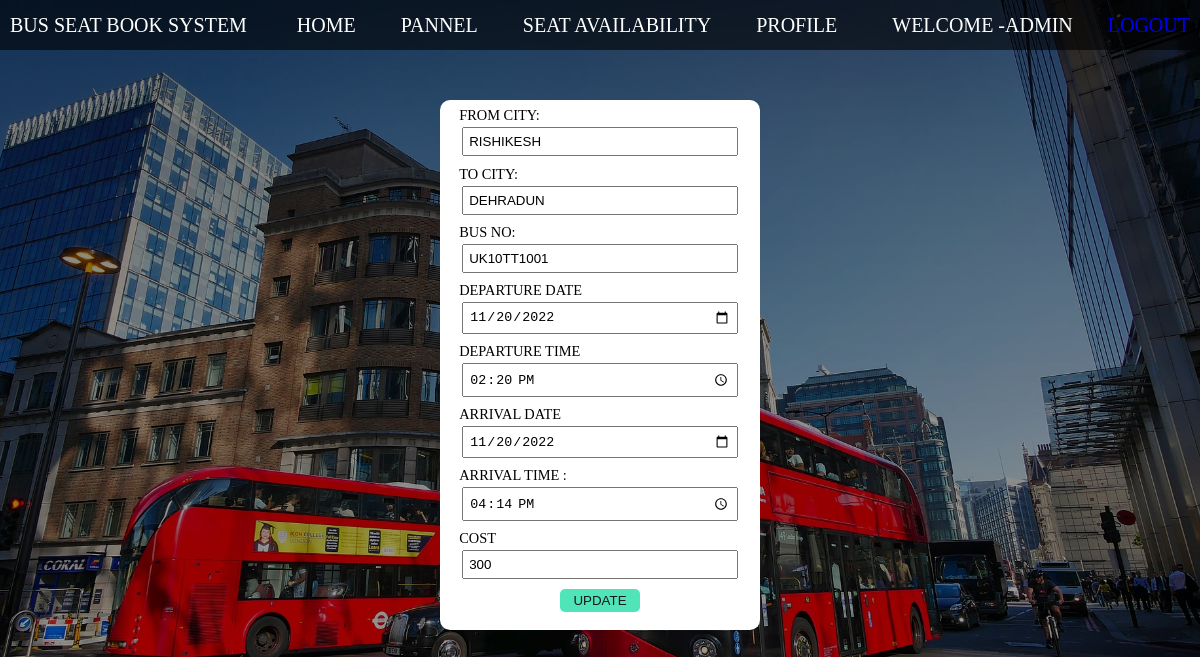
The app's page /update.php?id=37 (signed in) with its own data.
### tables this page shows
CREATE TABLE `routes` (
  `id` int(100) NOT NULL,
  `route_id` varchar(255) NOT NULL,
  `bus_no` varchar(155) NOT NULL,
  `fromcity` varchar(255) NOT NULL,
  `tocity` varchar(255) NOT NULL,
  `route_cities` varchar(255) NOT NULL,
  `route_dep_date` date NOT NULL,
  `route_dep_time` time NOT NULL,
  `route_arr_date` date NOT NULL,
  `route_arr_time` time NOT NULL,
  `cost` int(100) NOT NULL,
  `route_created` datetime NOT NULL DEFAULT current_timestamp()
);

### update.php (the view, shortened to what this page needs)
<?php
if (strlen($_SESSION['Adminname']) == 0) {
  header("location:admin.php");
} else {
?>
  <!DOCTYPE html>
  <html lang="en">
  <head>
    <link rel="stylesheet" href="./css/style.css">
  </head>
  <body>
    <?php require  "partials/_navbaradmin.php"; ?>
    <section class="container">
      <div class="update-box">
        <?php
        $id = $_GET['id'];
        $query = "SELECT * FROM `routes` WHERE `id` = $id";
        $resultdata = mysqli_query($conn, $query);
        while ($row = mysqli_fetch_assoc($resultdata)) {
          $fromcity = $row["fromcity"];
          $tocity = $row["tocity"];
          $busno = $row["bus_no"];
          $route_dep_date = $row["route_dep_date"];
          $route_dep_time = $row['route_dep_time'];
          $route_arr_date = $row["route_arr_date"];
          $route_arr_time = $row['route_arr_time'];
          $cost = $row["cost"];
        }
        ?>
        <form action="update.php" method="post">
          <div>
            <label for="fromcity"> From City:</label>
            <input type="text" id="fromcity" name="fromcity" value="<?php echo $fromcity ?>" class="pop-intext">
          </div>
          <div>
            <label for="tocity"> To City:</label>
            <input type="text" id="tocity" name="tocity" value="<?php echo $tocity ?>" class="pop-intext">
          </div>
          <div>
            <label for="busno">Bus no:</label>
            <input type="text" name="busno" id="busno" value="<?php echo $busno ?>" readonly>
          </div>
          <div>
            <label for="dep_date"> DEPARTURE DATE</label>
            <input type="date" name="dep_date" id="dep_date" value="<?php echo $route_dep_date ?>" required>
          </div>
          <div>
            <label for="time">DEPARTURE TIME </label>
            <input type="time" id="time" name="dep_time" value="<?php echo $route_dep_time ?>" class="pop-intext">
          </div>
          <div>
            <label for="dur_time">ARRIVAL DATE </label>
            <input type="date" id="arr_date" name="arr_date" value="<?php echo $route_arr_date ?>" required>
          </div>
          <div>
            <label for="arr_time">ARRIVAL TIME :</label>
            <input type="time" id="time" name="arr_time" value="<?php echo $route_arr_time ?>" class="pop-intext">
          </div>
          <div>
            <label for="cost"> cost</label>
            <input type="number" id="cost" name="cost" value="<?php echo $cost ?>" class="pop-intext">
          </div>
          <div id="update-btn">
            <button type="submit" id="edit_btn" value="edit" name="edit">UPDATE</button>
          </div>
        </form>
      </div>
    </section>
  </body>
  </html>
<?php
};
?>

### css/style.css (style rules this page uses)
* { box-sizing: border-box; margin: 0px; padding: 0px; }
body { overflow-x: hidden; }
input[type="date"] { color: rgb(0, 0, 0); }
input[type="time"] { color: rgb(0, 0, 0); }
body { background: linear-gradient(rgba(0, 0, 0, 0.507),rgba(0, 0, 0, 0.374)), url('../image/newbus.jpg') no-repeat center center fixed; background-size: cover; }
.container { height: 77vh; display: flex; justify-content: center; align-items: center; }
.update-box { position: absolute; top: 100px; width: 20rem; height: 33.1rem; padding: 4px 16px; border-radius:10px; background-color: rgb(255, 255, 255); text-transform: uppercase; font-size:0.9rem; }
.update-box form div { padding: 0.2rem; display: flex; flex-direction: column; }
.update-box input { padding: 5px; margin: 3px; }
.update-box #edit_btn { padding: 4px; width: 5rem; margin: 0 auto; background-color: #50e5b9; border: none; border-radius: 5px; color: rgb(23, 22, 22); }

### records on screen
routes: fromcity "RISHIKESH", tocity "DEHRADUN", busno "UK10TT1001", dep_date "11/20/2022", dep_time "14:20:00", arr_date "11/20/2022", arr_time "16:14:00", cost "300"

### other values on screen
$_SESSION["Adminname"] "ADMIN"
